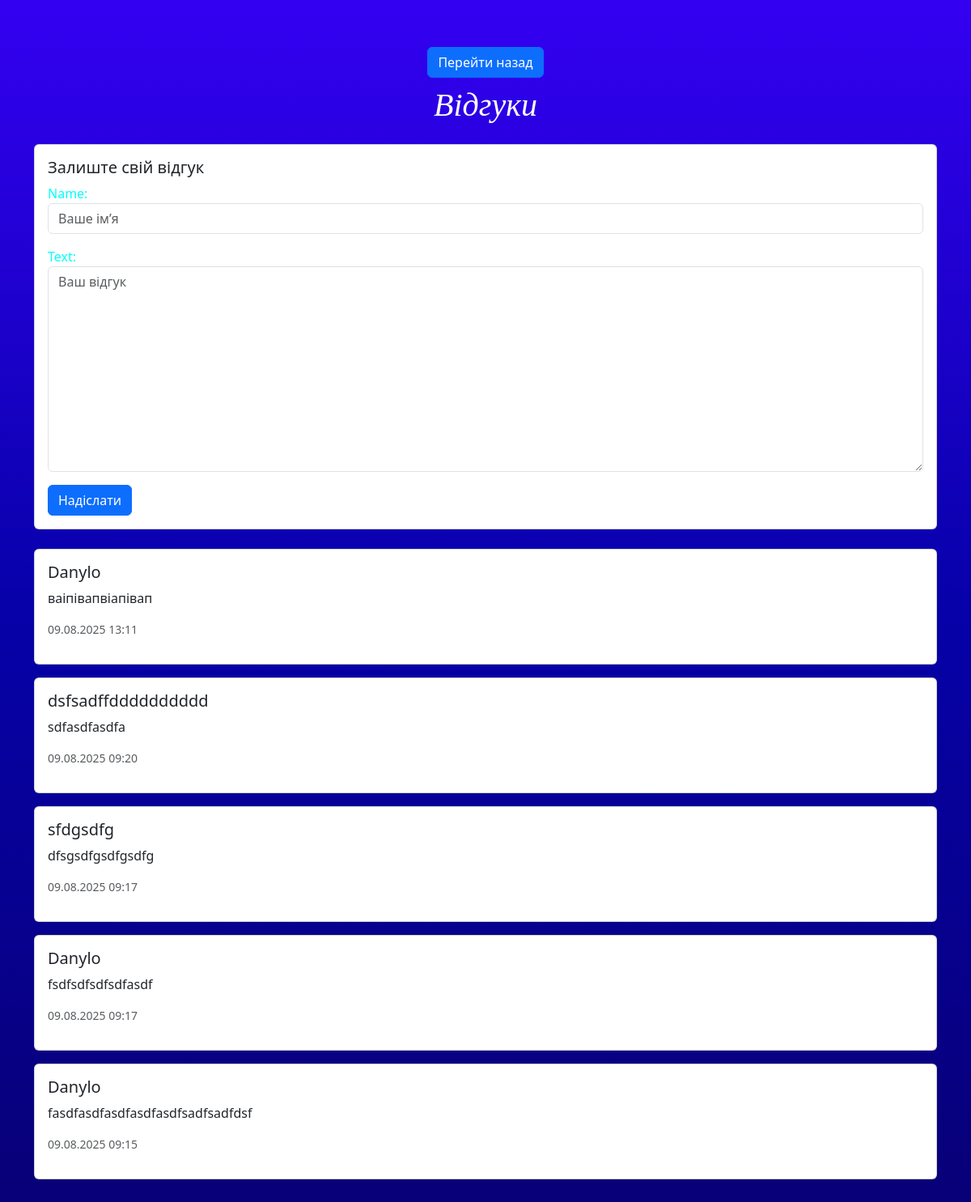
/reviews_list/, run on the app's committed database.
### booking/models.py (models this page shows, shortened)
class Reviews(models.Model):
    name = models.CharField(max_length=30)
    text = models.TextField()
    created_at = models.DateTimeField(auto_now_add=True)

### booking/views.py (the view)
# urls.py: path("reviews_list/", views.reviews_list, name="reviews_list"),
def reviews_list(request):
    reviews = Reviews.objects.order_by('-created_at')  # Новіші зверху
    if request.method == 'POST':
        form = ReviewsForm(request.POST)
        if form.is_valid():
            form.save()
            return redirect('reviews_list')
    else:
        form = ReviewsForm()
    return render(request, 'reviews_list.html', {'reviews': reviews, 'form': form})

### booking/forms.py
class ReviewsForm(forms.ModelForm):
    class Meta:
        model = Reviews
        fields = ['name', 'text']
        widgets = {
            'name': forms.TextInput(attrs={'class': 'form-control', 'placeholder': 'Ваше ім’я'}),
            'text': forms.Textarea(attrs={'class': 'form-control', 'placeholder': 'Ваш відгук'}),
        }

### hotel_system/templates/reviews_list.html (shortened to what this page needs)
{% load static %}
<!DOCTYPE html>
<html lang="en">
<head>
    <link rel="stylesheet" href="{% static 'styles.css' %}">
    <link href="https://cdn.jsdelivr.net/npm/bootstrap@5.3.3/dist/css/bootstrap.min.css" rel="stylesheet">
</head>
<body class="container py-5">
<div class="text-center" >
    <a href="{% url 'booking' %}" class="btn btn-primary text-center">Перейти назад</a>
</div>
<h1 class="mb-4">Відгуки</h1>
<div class="card mb-4">
    <div class="card-body">
        <h5 class="card-title">Залиште свій відгук</h5>
        <form method="post">
            {{ form.as_p }}
            <button type="submit" class="btn btn-primary">Надіслати</button>
        </form>
    </div>
</div>
{% for review in reviews %}
<div class="card mb-3">
    <div class="card-body">
        <h5 class="card-title">{{ review.name }}</h5>
        <p class="card-text">{{ review.text }}</p>
        <p class="text-muted small">{{ review.created_at|date:"d.m.Y H:i" }}</p>
    </div>
</div>
{% empty %}
<p>Ще немає жодного відгуку.</p>
{% endfor %}
</body>
</body>
</html>

### hotel_system/static/styles.css (style rules this page uses)
body { font-family:'Franklin Gothic Medium', 'Arial Narrow', Arial, sans-serif; color: #686c69; }
h1 { color: rgb(65, 14, 2); text-align: center; font-style: italic; font-family: 'Georgia', serif; font-size: 25px; text-shadow: 1p 1px 2px #aaa; }
a { font-size: 25px; color: #3a3b3a; margin: 10px; padding: 50px; }
label { color: aqua; }

### hotel_system/templates/reviews_list.html (style rules this page uses)
body { background: linear-gradient(to bottom, #3400f2, #0601a8, #080075); min-height: 100vh; color: white; }

### data on the page
Reviews: name "Danylo", text "ваіпівапвіапівап", created_at "09.08.2025 13:11"
Reviews: name "dsfsadffdddddddddd", text "sdfasdfasdfa", created_at "09.08.2025 09:20"
Reviews: name "sfdgsdfg", text "dfsgsdfgsdfgsdfg", created_at "09.08.2025 09:17"
Reviews: name "Danylo", text "fsdfsdfsdfsdfasdf", created_at "09.08.2025 09:17"
Reviews: name "Danylo", text "fasdfasdfasdfasdfasdfsadfsadfdsf", created_at "09.08.2025 09:15"
